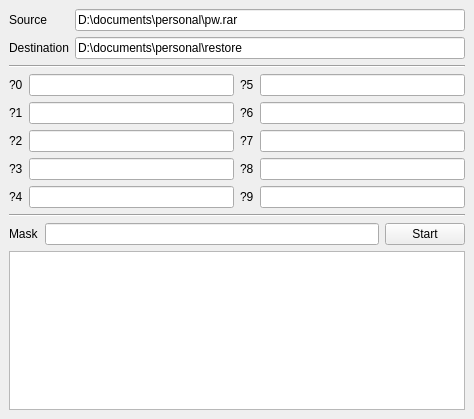
<?xml version="1.0" encoding="UTF-8"?>
<ui version="4.0">
 <class>MainWindow</class>
 <widget class="QMainWindow" name="MainWindow">
  <property name="geometry">
   <rect>
    <x>0</x>
    <y>0</y>
    <width>474</width>
    <height>419</height>
   </rect>
  </property>
  <property name="windowTitle">
   <string>MainWindow</string>
  </property>
  <widget class="QWidget" name="centralwidget">
   <layout class="QVBoxLayout" name="verticalLayout">
    <item>
     <layout class="QGridLayout" name="gridLayout">
      <item row="0" column="0">
       <widget class="QLabel" name="label">
        <property name="text">
         <string>Source</string>
        </property>
       </widget>
      </item>
      <item row="0" column="1">
       <widget class="QLineEdit" name="le_source">
        <property name="text">
         <string>D:\documents\personal\pw.rar</string>
        </property>
       </widget>
      </item>
      <item row="1" column="0">
       <widget class="QLabel" name="label_2">
        <property name="text">
         <string>Destination</string>
        </property>
       </widget>
      </item>
      <item row="1" column="1">
       <widget class="QLineEdit" name="le_dest">
        <property name="text">
         <string>D:\documents\personal\restore</string>
        </property>
       </widget>
      </item>
     </layout>
    </item>
    <item>
     <widget class="Line" name="line">
      <property name="orientation">
       <enum>Qt::Horizontal</enum>
      </property>
     </widget>
    </item>
    <item>
     <layout class="QGridLayout" name="gridLayout_2">
      <item row="0" column="0">
       <widget class="QLabel" name="label_13">
        <property name="text">
         <string>?0</string>
        </property>
       </widget>
      </item>
      <item row="0" column="1">
       <widget class="QLineEdit" name="le_0"/>
      </item>
      <item row="0" column="2">
       <widget class="QLabel" name="label_8">
        <property name="text">
         <string>?5</string>
        </property>
       </widget>
      </item>
      <item row="0" column="3">
       <widget class="QLineEdit" name="le_5"/>
      </item>
      <item row="1" column="0">
       <widget class="QLabel" name="label_4">
        <property name="text">
         <string>?1</string>
        </property>
       </widget>
      </item>
      <item row="1" column="1">
       <widget class="QLineEdit" name="le_1"/>
      </item>
      <item row="1" column="2">
       <widget class="QLabel" name="label_9">
        <property name="text">
         <string>?6</string>
        </property>
       </widget>
      </item>
      <item row="1" column="3">
       <widget class="QLineEdit" name="le_6"/>
      </item>
      <item row="2" column="0">
       <widget class="QLabel" name="label_5">
        <property name="text">
         <string>?2</string>
        </property>
       </widget>
      </item>
      <item row="2" column="1">
       <widget class="QLineEdit" name="le_2"/>
      </item>
      <item row="2" column="2">
       <widget class="QLabel" name="label_10">
        <property name="text">
         <string>?7</string>
        </property>
       </widget>
      </item>
      <item row="2" column="3">
       <widget class="QLineEdit" name="le_7"/>
      </item>
      <item row="3" column="0">
       <widget class="QLabel" name="label_6">
        <property name="text">
         <string>?3</string>
        </property>
       </widget>
      </item>
      <item row="3" column="1">
       <widget class="QLineEdit" name="le_3"/>
      </item>
      <item row="3" column="2">
       <widget class="QLabel" name="label_11">
        <property name="text">
         <string>?8</string>
        </property>
       </widget>
      </item>
      <item row="3" column="3">
       <widget class="QLineEdit" name="le_8"/>
      </item>
      <item row="4" column="0">
       <widget class="QLabel" name="label_7">
        <property name="text">
         <string>?4</string>
        </property>
       </widget>
      </item>
      <item row="4" column="1">
       <widget class="QLineEdit" name="le_4"/>
      </item>
      <item row="4" column="2">
       <widget class="QLabel" name="label_12">
        <property name="text">
         <string>?9</string>
        </property>
       </widget>
      </item>
      <item row="4" column="3">
       <widget class="QLineEdit" name="le_9"/>
      </item>
     </layout>
    </item>
    <item>
     <widget class="Line" name="line_2">
      <property name="orientation">
       <enum>Qt::Horizontal</enum>
      </property>
     </widget>
    </item>
    <item>
     <layout class="QHBoxLayout" name="horizontalLayout">
      <item>
       <widget class="QLabel" name="label_3">
        <property name="text">
         <string>Mask</string>
        </property>
       </widget>
      </item>
      <item>
       <widget class="QLineEdit" name="le_mask">
        <property name="text">
         <string/>
        </property>
       </widget>
      </item>
      <item>
       <widget class="QPushButton" name="pb_start">
        <property name="text">
         <string>Start</string>
        </property>
       </widget>
      </item>
     </layout>
    </item>
    <item>
     <widget class="QPlainTextEdit" name="pl_console"/>
    </item>
   </layout>
  </widget>
 </widget>
 <resources/>
 <connections/>
</ui>
